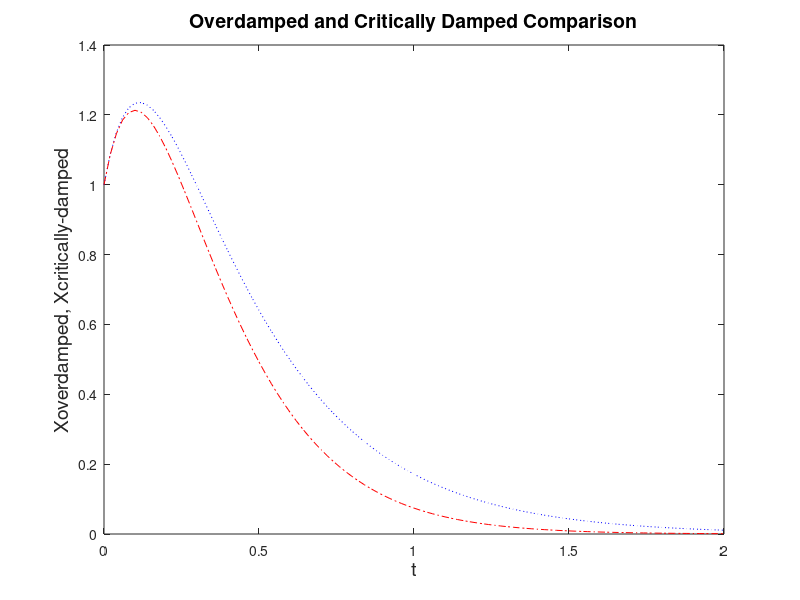

Recreate this plot in MATLAB. (Note: this script raises an error after producing the figure.)
%over_crit_damp.m
%plots the overdamped and critically damped HO solutions
clear;
m=0.05;                             %mass
k=1;                                %spring constant
c=0.5;                              %drag coefficient
x0=1.0;                             %initial position
v0=5.0;                             %initial speed
gam=c/2/m;                          %critical gamma
desc=gam^2-k/m;                     %must be positive
if desc <= 0;                       %ensure appropriate problem conditions
    disp('gam needs to be greater'); 
    return; 
end
gam1=gam+sqrt(desc);                %overdapmed gamma1
gam2=gam-sqrt(desc);                %overdapmed gamma2
Bo=(v0+gam1*x0)/(gam1-gam2);        %constant B for overdamped
Ao=x0-Bo;                           %constant A for overdamped
Ac=x0;                              %constant A for critically damped 
Bc=v0+gam*x0;                       %constant B for critically damped
tmax=2;                             %maximum time
NPTS=100;                           %number of points
t=[0:tmax/NPTS:tmax];               %time array
xo=Ao*exp(-gam1*t)+Bo*exp(-gam2*t); %overdamped
xc=Ac*exp(-gam*t)+Bc*t.*exp(-gam*t);%critically damped
plot(t,xo,'b:',t,xc,'r-.');
title('Overdamped and Critically Damped Comparison','FontSize',14)
ylabel('Xoverdamped, Xcritically-damped','FontSize',14);
xlabel('t','FontSize',14);
h=legend('Overdamped','Critically Damped',1); set(h,'FontSize',14);
